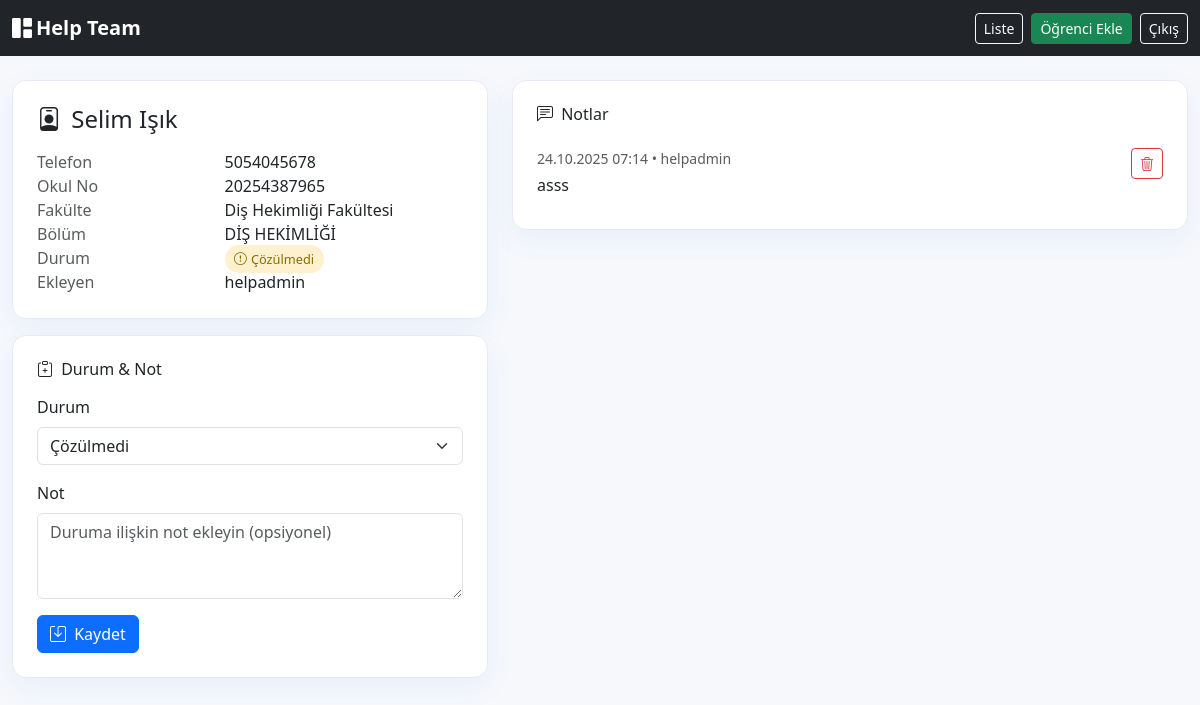
Screenshot of /student/2 (signed in) with the database file from the repository.
### app.py (models this page shows)
class Student(db.Model):
    id = db.Column(db.Integer, primary_key=True)
    name = db.Column(db.String(150), nullable=False)
    phone = db.Column(db.String(20))
    school_no = db.Column(db.String(20))
    added_by = db.Column(db.String(150))
    status = db.Column(db.String(20), default='cozulmedi')  # 'cozuldu' | 'cozulmedi'
    department = db.Column(db.String(200))   # Bölüm
    faculty = db.Column(db.String(200))      # Fakülte

class StudentNote(db.Model):
    id = db.Column(db.Integer, primary_key=True)
    student_id = db.Column(db.Integer, db.ForeignKey('student.id'), nullable=False)
    text = db.Column(db.Text, nullable=False)
    author = db.Column(db.String(150))
    created_at = db.Column(db.DateTime, default=datetime.utcnow)

### app.py (the view, shortened to what this page needs)
@app.route("/student/<int:id>", methods=["GET", "POST"])
@login_required
def view_student(id):
    s = Student.query.get_or_404(id)
    notes = StudentNote.query.filter_by(student_id=id).order_by(StudentNote.created_at.desc()).all()
    return render_template("view_student.html", student=s, notes=notes)

### app.py (called while the page is built)
@login_manager.user_loader
def load_user(user_id):
    return User.query.get(int(user_id))

### templates/view_student.html (shortened to what this page needs)
<!doctype html>
<html lang="tr">
<head>
  <link href="https://cdn.jsdelivr.net/npm/bootstrap@5.3.2/dist/css/bootstrap.min.css" rel="stylesheet">
  <link href="https://cdn.jsdelivr.net/npm/bootstrap-icons@1.11.3/font/bootstrap-icons.css" rel="stylesheet">
</head>
<body>
<nav class="navbar navbar-expand-lg bg-dark navbar-dark">
  <div class="container-xxl">
    <a class="navbar-brand fw-semibold" href="{{ url_for('dashboard') }}"><i class="bi bi-grid-1x2-fill me-1"></i>Help Team</a>
    <div class="d-flex gap-2">
      <a href="{{ url_for('main_screen') }}" class="btn btn-outline-light btn-sm">Liste</a>
      <a href="{{ url_for('add_student') }}" class="btn btn-success btn-sm">Öğrenci Ekle</a>
      <a href="{{ url_for('logout') }}" class="btn btn-outline-light btn-sm">Çıkış</a>
    </div>
  </div>
</nav>
<div class="container-xxl py-4">
  <div class="row g-4">
    <div class="col-12 col-lg-5">
      <div class="glass p-4">
        <h4 class="mb-3"><i class="bi bi-person-badge me-1"></i> {{ student.name }}</h4>
        <div class="row">
          <div class="col-5 text-muted">Telefon</div><div class="col-7">{{ student.phone or '-' }}</div>
          <div class="col-5 text-muted">Okul No</div><div class="col-7">{{ student.school_no or '-' }}</div>
          <div class="col-5 text-muted">Fakülte</div><div class="col-7">{{ student.faculty or '-' }}</div>
          <div class="col-5 text-muted">Bölüm</div><div class="col-7">{{ student.department or '-' }}</div>
          <div class="col-5 text-muted">Durum</div>
          <div class="col-7">
            {% if student.status=='cozuldu' %}
              <span class="chip chip-success"><i class="bi bi-check2-circle me-1"></i>Çözüldü</span>
            {% else %}
              <span class="chip chip-warn"><i class="bi bi-exclamation-circle me-1"></i>Çözülmedi</span>
            {% endif %}
          </div>
          <div class="col-5 text-muted">Ekleyen</div><div class="col-7">{{ student.added_by or '—' }}</div>
        </div>
      </div>
      <div class="glass p-4 mt-3">
        <h6 class="mb-3"><i class="bi bi-clipboard-plus me-1"></i> Durum & Not</h6>
        <form method="post" class="row g-3">
          <div class="col-12">
            <label class="form-label">Durum</label>
            <select name="status" class="form-select">
              <option value="cozulmedi" {{ student.status!='cozuldu' and 'selected' or '' }}>Çözülmedi</option>
            </select>
          </div>
          <div class="col-12">
            <label class="form-label">Not</label>
            <textarea name="note" class="form-control" rows="3" placeholder="Duruma ilişkin not ekleyin (opsiyonel)"></textarea>
          </div>
          <div class="col-12">
            <button class="btn btn-primary"><i class="bi bi-save me-1"></i> Kaydet</button>
          </div>
        </form>
      </div>
    </div>
    <div class="col-12 col-lg-7">
      <div class="glass p-4">
        <h6 class="mb-3"><i class="bi bi-chat-left-text me-1"></i> Notlar</h6>
        {% if notes %}
          <div class="list-group list-group-flush">
            {% for n in notes %}
            <div class="list-group-item px-0">
              <div class="d-flex justify-content-between">
                <div>
                  <div class="small text-muted">
                    {{ n.created_at.strftime('%d.%m.%Y %H:%M') }} • {{ n.author or '—' }}
                  </div>
                  <div class="mt-1">{{ n.text }}</div>
                </div>
                <form method="post" action="{{ url_for('delete_note', note_id=n.id) }}" onsubmit="return confirm('Not silinsin mi?')">
                  <button class="btn btn-sm btn-outline-danger"><i class="bi bi-trash3"></i></button>
                </form>
              </div>
            </div>
            {% endfor %}
          </div>
        {% else %}
          <div class="text-muted">Henüz not yok.</div>
        {% endif %}
      </div>
    </div>
  </div>
</div>
</body>
</html>

### templates/view_student.html (style rules this page uses)
body { background:#f6f8fb }
.glass { background:#fff;border:1px solid #e8ecf2;border-radius:14px;box-shadow:0 10px 30px rgba(13,110,253,.06) }
.chip { padding:.3rem .6rem;border-radius:999px;font-size:.8rem }
.chip-warn { background:#fff1cd;color:#8a6d0a }

### rows the page displays
Student: name "Selim Işık", phone "5054045678", school_no "20254387965", faculty "Diş Hekimliği Fakültesi", department "DİŞ HEKİMLİĞİ", added_by "helpadmin"
StudentNote: created_at "24.10.2025 07:14", author "helpadmin", text "asss"
